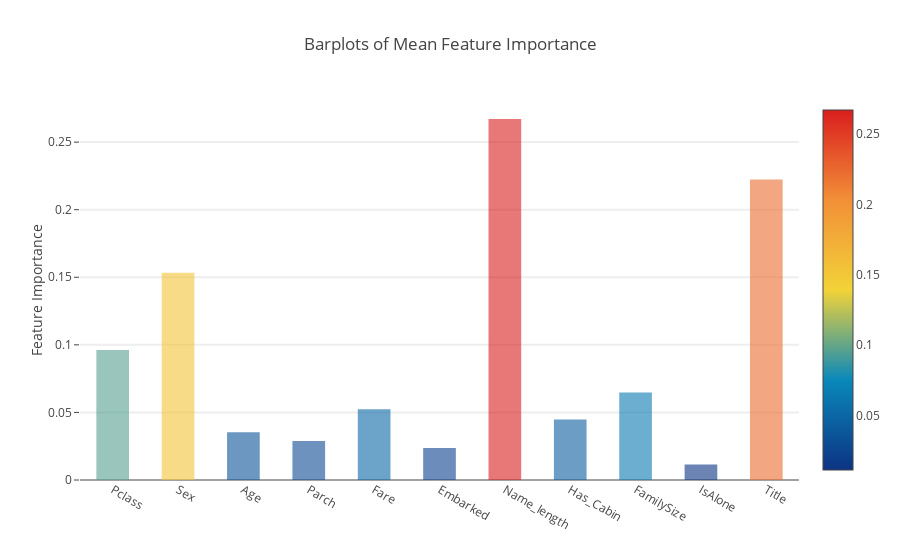

The notebook cell this image was saved under:
### Markdown cell above
#### Plotly Barplot of Average Feature Importances

### Code cell
y = feature_dataframe['mean'].values
x = feature_dataframe['features'].values
data = [go.Bar(
    x=x,
    y=y,
    width=0.5,
    marker=dict(
        color=feature_dataframe['mean'].values,
        colorscale='Portland',
        showscale=True,
        reversescale=False
    ),
    opacity=0.6
)]

layout = go.Layout(
    autosize=True,
    title='Barplots of Mean Feature Importance',
    hovermode='closest',
    yaxis=dict(
        title='Feature Importance',
        ticklen=5,
        gridwidth=2
    ),
    showlegend=False
)

fig = go.Figure(data=data, layout=layout)
py.iplot(fig, filename='bar-direct-labels')

### Figure 1 — Plotly figure (JSON) as saved in the notebook; plotly's stock layout.template omitted (floating-point values rounded to 4 significant figures)
{"data": [{"marker": {"color": [0.09619, 0.1534, 0.03534, 0.02878, 0.05227, 0.0237, 0.2671, 0.04477, 0.06473, 0.01143, 0.2223], "colorscale": "Portland", "reversescale": false, "showscale": true}, "opacity": 0.6, "type": "bar", "uid": "4e88872c-4c66-4ff7-8f1a-5633792b7768", "width": 0.5, "x": ["Pclass", "Sex", "Age", "Parch", "Fare", "Embarked", "Name_length", "Has_Cabin", "FamilySize", "IsAlone", "Title"], "y": [0.09619, 0.1534, 0.03534, 0.02878, 0.05227, 0.0237, 0.2671, 0.04477, 0.06473, 0.01143, 0.2223]}], "layout": {"autosize": true, "hovermode": "closest", "showlegend": false, "title": {"text": "Barplots of Mean Feature Importance"}, "xaxis": {"autorange": true, "range": [-0.5, 10.5], "type": "category"}, "yaxis": {"autorange": true, "gridwidth": 2, "range": [0, 0.2812], "ticklen": 5, "title": {"text": "Feature Importance"}, "type": "linear"}}}
